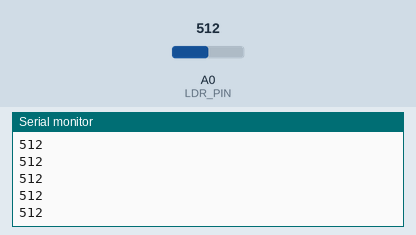
Simulated run of this sketch. Board: Arduino Uno, built with avr-gcc and run on an emulated ATmega328P. Parts: the last lines printed to the serial monitor. Inputs (shaded band) come from the test bench; at power-on: A0 (LDR_PIN) = 512.

Above: at 1.2 s.
1.3 s: A0 (LDR_PIN) set to 716
At 1.8 s:
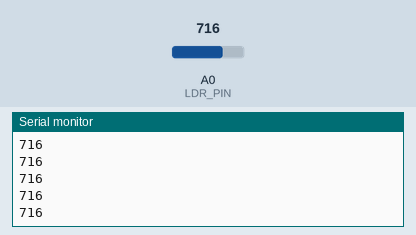
2.8 s: A0 (LDR_PIN) set to 900
At 3.4 s:
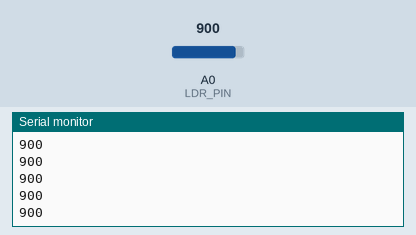
Timing chart, 0 to 5.8 s (numbered marks = the images above; inputs shaded):
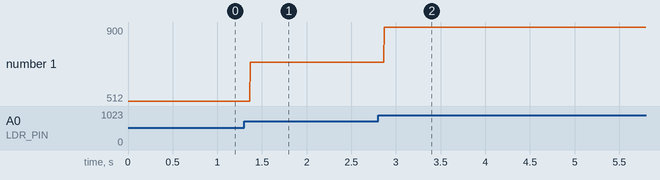

The sketch:

Recieve_Data_from_Arduino.ino
```cpp
// defining the pin of Light dependent Resistor
int LDR_PIN= A0;

// variable
int LDR_Value ;
void setup(){

  Serial.begin(9600);

}
void loop(){
LDR_Value=analogRead(LDR_PIN);
Serial.println(LDR_Value);
}
```

Measured:
- after the input at 1.3 s, the serial monitor: prints a new line after 0.07 s (image 1)
- after the input at 2.8 s, the serial monitor: prints a new line after 0.07 s (image 2)
- plotted number 1: 512 → 716 after the input at 1.3 s, 716 → 900 after the input at 2.8 s
